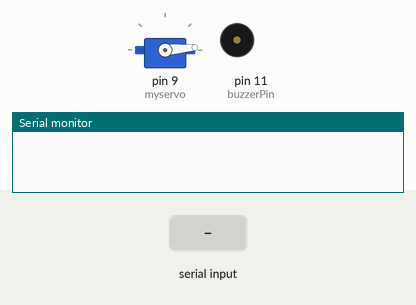
Recording of a sketch running on a simulated Arduino Uno, built with avr-gcc and run on an emulated ATmega328P. Parts: servo, buzzer (waves = sounding), the last lines printed to the serial monitor. The test bench sets the inputs (shaded band).

Above: at 1.2 s.
1.3 s: "b" received over Serial
At 1.4 s:
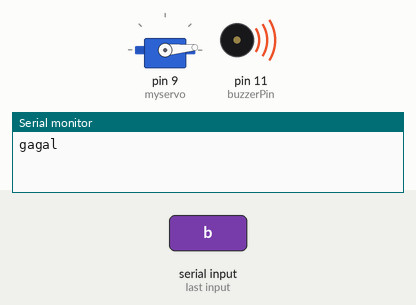
4.3 s: "a" received over Serial
At 5.6 s:
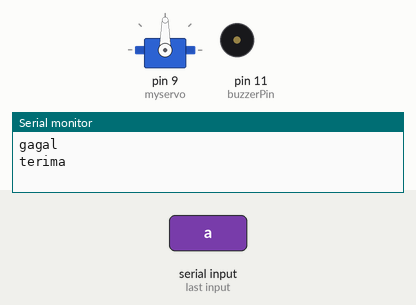
Timing chart, 0 to 8.8 s (numbered marks = the images above; inputs shaded):
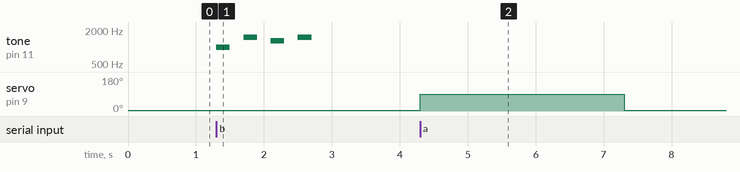

The sketch:

arduino_recive.ino
```cpp
// Serial test script

#include <Servo.h>

Servo myservo;
int pos = 0;

const int buzzerPin = 11;
void alert(){
  tone(buzzerPin,1000);
  delay(200);
  noTone(buzzerPin);
  delay(200);
  tone(buzzerPin,1500);
  delay(200);
  noTone(buzzerPin);
  delay(200);
  tone(buzzerPin,1300);
  delay(200);
  noTone(buzzerPin);
  delay(200);
  tone(buzzerPin,1500);
  delay(200);
  noTone(buzzerPin);
  delay(200);
}
int setPoint = 55;
byte readString;

void setup()
{
  myservo.attach(9);
  myservo.write(5);
  Serial.begin(9600);  // initialize serial communications at 9600 bps

}

void servo(){
    myservo.write(90);              // tell servo to go to position in variable 'pos'
    delay(3000);
    myservo.write(5);
  }

void loop()
{

  while(!Serial.available()) {}
  // serial read section
  while (Serial.available())
  {
    if (Serial.available() >0)
    {
      readString= Serial.read();
    }
  }

    if(readString==97)
      {Serial.println("terima");
      servo();
       return;
      }
    if(readString==98)
      {Serial.println("gagal");
      alert();
       return;
      }


}
```

Measured:
- after the input at 1.3 s, tone on pin 11 (buzzerPin): plays 1000 Hz for 0.20 s, 1500 Hz for 0.20 s, 1300 Hz for 0.20 s, 1500 Hz for 0.20 s, starting at once
- after the input at 4.3 s, servo on pin 9 (myservo): 5° → 90° at once, → 5° 3.0 s later
